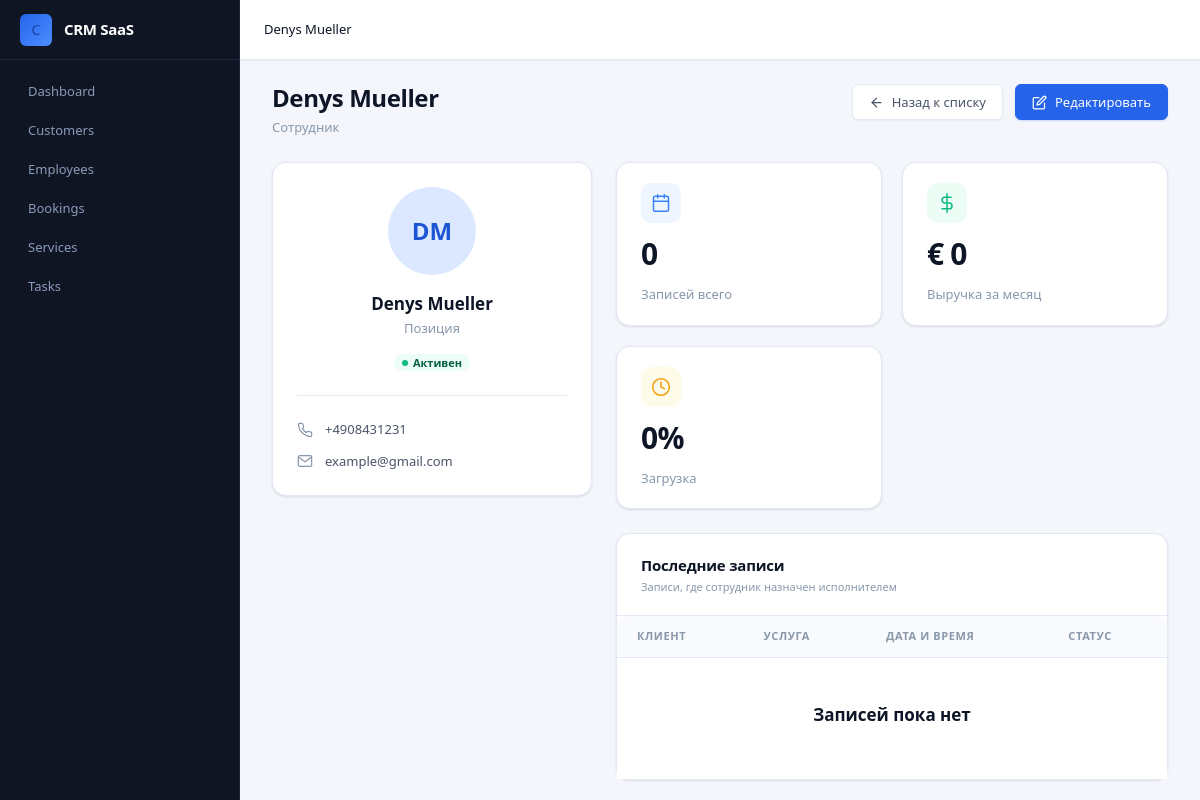
The app's page /employees/detail/4/ (signed in) with its own data.
### apps/employees/models.py (models this page shows, shortened)
class Employee(models.Model):
    company = models.ForeignKey(Company, on_delete=models.CASCADE, related_name="employees")
    first_name = models.CharField(max_length=200)
    last_name = models.CharField(max_length=200)
    date_of_birth = models.DateField(null=True, blank=True)
    email = models.EmailField(blank=True, null=True)
    phone = models.CharField(max_length=20, blank=True, null=True)
    is_active = models.BooleanField(default=True)
    class Meta:
        ordering = ['first_name', 'last_name']
        indexes = [
            models.Index(fields=['first_name', 'last_name']),
        ]

### apps/employees/views.py (the view)
# urls.py: path('detail/<int:id>/', views.detail_employee, name="detail"),
@login_required
def detail_employee(request, id):
    employee = get_object_or_404(Employee, id=id)
    context = {'employee': employee}
    return render(request, 'employees/detail.html', context)

### apps/employees/templates/employees/detail.html (shortened to what this page needs)
{% extends "base.html" %}
{% load static %}
{% block page_name %}{{ employee.first_name }} {{ employee.last_name }}{% endblock %}
{% block content %}
<div class="page-header">
  <div class="page-header__left">
    <h1 class="page-title">{{ employee.first_name }} {{ employee.last_name }}</h1>
    <p class="page-subtitle">{{ employee.position|default:"Сотрудник" }}</p>
  </div>
  <div class="page-header__actions">
    <a href="{% url 'employees:list' %}" class="btn btn-secondary">
      <svg viewBox="0 0 24 24" fill="none" stroke="currentColor" stroke-width="2" stroke-linecap="round"><line x1="19" y1="12" x2="5" y2="12"/><polyline points="12 19 5 12 12 5"/></svg>
      Назад к списку
    </a>
    <a href="{% url 'employees:edit' employee.id %}" class="btn btn-primary">
      <svg viewBox="0 0 24 24" fill="none" stroke="currentColor" stroke-width="2" stroke-linecap="round"><path d="M11 4H4a2 2 0 0 0-2 2v14a2 2 0 0 0 2 2h14a2 2 0 0 0 2-2v-7"/><path d="M18.5 2.5a2.121 2.121 0 0 1 3 3L12 15l-4 1 1-4 9.5-9.5z"/></svg>
      Редактировать
    </a>
  </div>
</div>
<div style="display: grid; grid-template-columns: 320px 1fr; gap: var(--space-6); align-items: start;">
  <div class="card">
    <div class="card-body" style="display: flex; flex-direction: column; align-items: center; text-align: center; gap: var(--space-4);">
      <div class="table-avatar" style="width: 88px; height: 88px; font-size: var(--text-2xl);">
        {% if employee.avatar %}
          <img src="{{ employee.avatar.url }}" alt="{{ employee.get_full_name }}">
        {% else %}
          {{ employee.first_name.0 }}{{ employee.last_name.0 }}
        {% endif %}
      </div>
      <div>
        <div style="font-size: var(--text-lg); font-weight: var(--fw-semibold); color: var(--text-primary);">
          {{ employee.first_name }} {{ employee.last_name }}
        </div>
        <div style="font-size: var(--text-sm); color: var(--text-tertiary); margin-top: 2px;">
          {{ employee.position|default:"Позиция" }}
        </div>
      </div>
      {% if employee.is_active %}
        <span class="badge badge-success">Активен</span>
      {% else %}
        <span class="badge badge-neutral">Отключён</span>
      {% endif %}
      <div class="divider" style="width: 100%; margin: var(--space-2) 0;"></div>
      <div style="width: 100%; display: flex; flex-direction: column; gap: var(--space-3); text-align: left;">
        <div style="display: flex; align-items: center; gap: var(--space-3);">
          <span style="font-size: var(--text-sm); color: var(--text-secondary);">{{ employee.phone|default:"—" }}</span>
        </div>
        <div style="display: flex; align-items: center; gap: var(--space-3);">
          <svg viewBox="0 0 24 24" fill="none" stroke="currentColor" stroke-width="1.8" style="width:16px;height:16px; color: var(--text-tertiary); flex-shrink:0;"><path d="M4 4h16c1.1 0 2 .9 2 2v12c0 1.1-.9 2-2 2H4c-1.1 0-2-.9-2-2V6c0-1.1.9-2 2-2z"/><polyline points="22,6 12,13 2,6"/></svg>
          <span style="font-size: var(--text-sm); color: var(--text-secondary);">{{ employee.email|default:"—" }}</span>
        </div>
      </div>
    </div>
  </div>
  <div style="display: flex; flex-direction: column; gap: var(--space-6);">
    <div class="stats-grid">
      <div class="stat-card">
        <div class="stat-card__header">
          <div class="stat-card__icon stat-card__icon--blue">
            <svg viewBox="0 0 24 24" fill="none" stroke="currentColor" stroke-width="1.8" stroke-linecap="round"><rect x="3" y="4" width="18" height="18" rx="2"/><line x1="16" y1="2" x2="16" y2="6"/><line x1="8" y1="2" x2="8" y2="6"/><line x1="3" y1="10" x2="21" y2="10"/></svg>
          </div>
        </div>
        <div class="stat-card__value">{{ employee.bookings_count|default:"0" }}</div>
        <div class="stat-card__label">Записей всего</div>
      </div>
      <div class="stat-card">
        <div class="stat-card__header">
          <div class="stat-card__icon stat-card__icon--green">
            <svg viewBox="0 0 24 24" fill="none" stroke="currentColor" stroke-width="1.8" stroke-linecap="round"><line x1="12" y1="1" x2="12" y2="23"/><path d="M17 5H9.5a3.5 3.5 0 0 0 0 7h5a3.5 3.5 0 0 1 0 7H6"/></svg>
          </div>
        </div>
        <div class="stat-card__value">{{ employee.revenue|default:"€ 0" }}</div>
        <div class="stat-card__label">Выручка за месяц</div>
      </div>
      <div class="stat-card">
        <div class="stat-card__header">
          <div class="stat-card__icon stat-card__icon--yellow">
            <svg viewBox="0 0 24 24" fill="none" stroke="currentColor" stroke-width="1.8" stroke-linecap="round"><circle cx="12" cy="12" r="10"/><polyline points="12 6 12 12 16 14"/></svg>
          </div>
        </div>
        <div class="stat-card__value">{{ employee.load_pct|default:"0" }}%</div>
        <div class="stat-card__label">Загрузка</div>
      </div>
    </div>
    <div class="card">
      <div class="card-header">
        <div>
          <div class="card-title">Последние записи</div>
          <div class="card-subtitle">Записи, где сотрудник назначен исполнителем</div>
        </div>
      </div>
      <div class="table-wrapper" style="border: none; border-radius: 0; box-shadow: none;">
        <table class="table">
          <thead>
            <tr>
              <th>Клиент</th>
              <th>Услуга</th>
              <th>Дата и время</th>
              <th>Статус</th>
            </tr>
          </thead>
          <tbody>
            {% for booking in employee_bookings %}
            <tr>
              <td>
                <div class="table-cell-user">
                  <div class="table-avatar">{{ booking.customer.first_name.0 }}{{ booking.customer.last_name.0 }}</div>
                  <div class="table-cell-user__name">{{ booking.customer.get_full_name }}</div>
                </div>
              </td>
              <td>{{ booking.service.name }}</td>
              <td>
                <div>{{ booking.start_time|date:"j M" }}</div>
                <div style="font-size: var(--text-xs); color: var(--text-tertiary);">{{ booking.start_time|time:"H:i" }}</div>
              </td>
              <td>
                {% if booking.status == 'confirmed' %}
                  <span class="badge badge-success">Подтверждено</span>
                {% elif booking.status == 'pending' %}
                  <span class="badge badge-warning">Ожидает</span>
                {% elif booking.status == 'cancelled' %}
                  <span class="badge badge-danger">Отменено</span>
                {% else %}
                  <span class="badge badge-neutral">{{ booking.get_status_display }}</span>
                {% endif %}
              </td>
            </tr>
            {% empty %}
            <tr>
              <td colspan="4">
                <div class="empty-state" style="padding: var(--space-8);">
                  <div class="empty-state__title">Записей пока нет</div>
                </div>
              </td>
            </tr>
            {% endfor %}
          </tbody>
        </table>
      </div>
    </div>
  </div>
</div>
{% endblock %}

### records on screen
Employee: first_name "Denys", last_name "Mueller", first_name.0 "D", last_name.0 "M", phone "+4908431231", email "example@gmail.com"

### other values on screen
{{ employee.position|default:"Сотрудник" }} "Сотрудник"
{{ employee.position|default:"Позиция" }} "Позиция"
{{ employee.bookings_count|default:"0" }} "0"
{{ employee.revenue|default:"€ 0" }} "€ 0"
{{ employee.load_pct|default:"0" }} "0"
